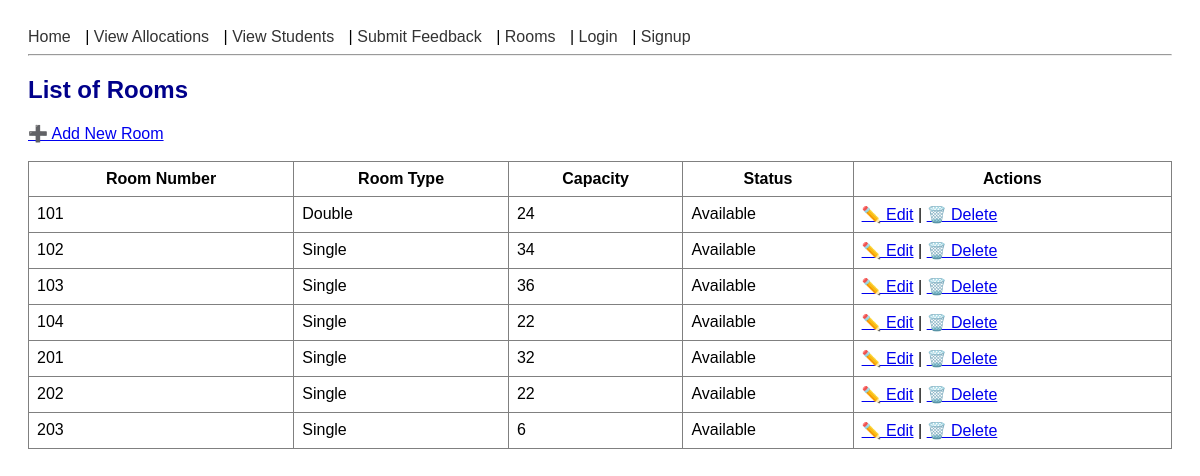
Page /rooms/ on the earlier database version.
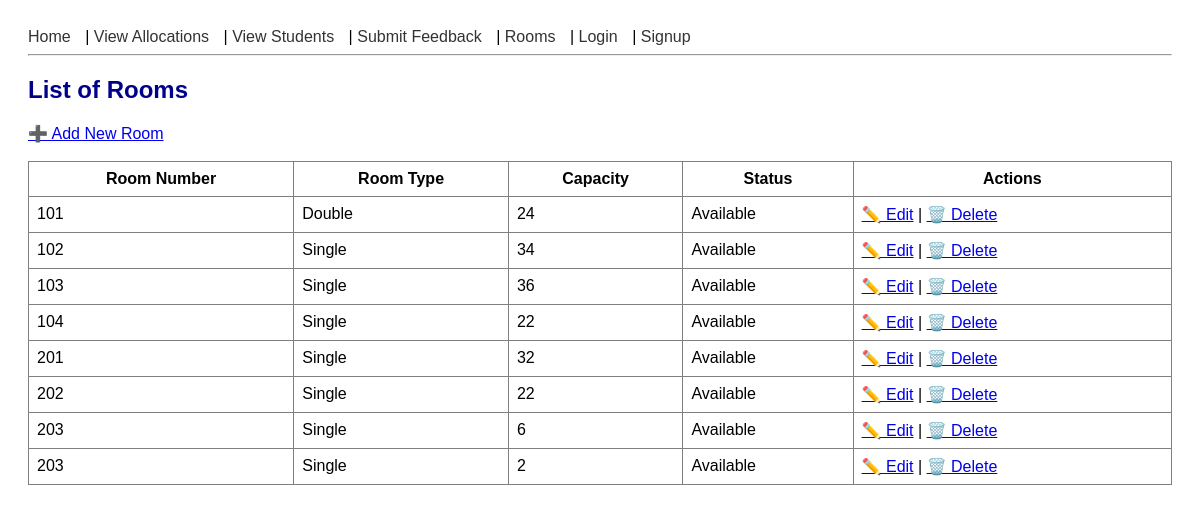
Same page on the later database version.
### rooms/models.py (models this page shows, shortened)
class Room(models.Model):
    ROOM_TYPES = [
        ('Single', 'Single'),
        ('Double', 'Double'),
        ('Suite', 'Suite'),
    ]
    STATUS_CHOICES = [
        ('Available', 'Available'),
        ('Occupied', 'Occupied'),
        ('Maintenance', 'Under Maintenance'),
    ]
    room_number = models.CharField(max_length=10)
    floor = models.IntegerField(default=1)
    capacity = models.IntegerField()
    room_type = models.CharField(max_length=10, choices=ROOM_TYPES, default='Single')
    status = models.CharField(max_length=15, choices=STATUS_CHOICES, default='Available')

### rooms/views.py (the view)
# urls.py: path('rooms/', views.list_rooms, name='list_rooms'),            # List all rooms
def list_rooms(request):
    rooms = Room.objects.all().order_by('room_number')  # Optional: sorted by room number
    return render(request, 'rooms/list_rooms.html', {'rooms': rooms})

### rooms/templates/rooms/list_rooms.html
{% extends 'rooms/base.html' %}
{% load static %}
{% block content %}
  <h2>List of Rooms</h2>
  <a href="{% url 'add_room' %}">➕ Add New Room</a>
  <br><br>
  {% if rooms %}
    <table border="1" cellpadding="8" cellspacing="0" style="width: 100%; border-collapse: collapse;">
      <thead>
        <tr>
          <th>Room Number</th>
          <th>Room Type</th>
          <th>Capacity</th>
          <th>Status</th>
          <th>Actions</th>
        </tr>
      </thead>
      <tbody>
        {% for room in rooms %}
          <tr>
            <td>{{ room.room_number }}</td>
            <td>{{ room.room_type }}</td>
            <td>{{ room.capacity }}</td>
            <td>{{ room.status }}</td>
            <td>
              <a href="{% url 'edit_room' room.pk %}">✏️ Edit</a> |
              <a href="{% url 'delete_room' room.pk %}">🗑️ Delete</a>
            </td>
          </tr>
        {% endfor %}
      </tbody>
    </table>
  {% else %}
    <p>No rooms available.</p>
  {% endif %}
{% endblock %}

Differences in the rows shown:
added Room: room_number "203", room_type "Single", capacity "2", status "Available"
